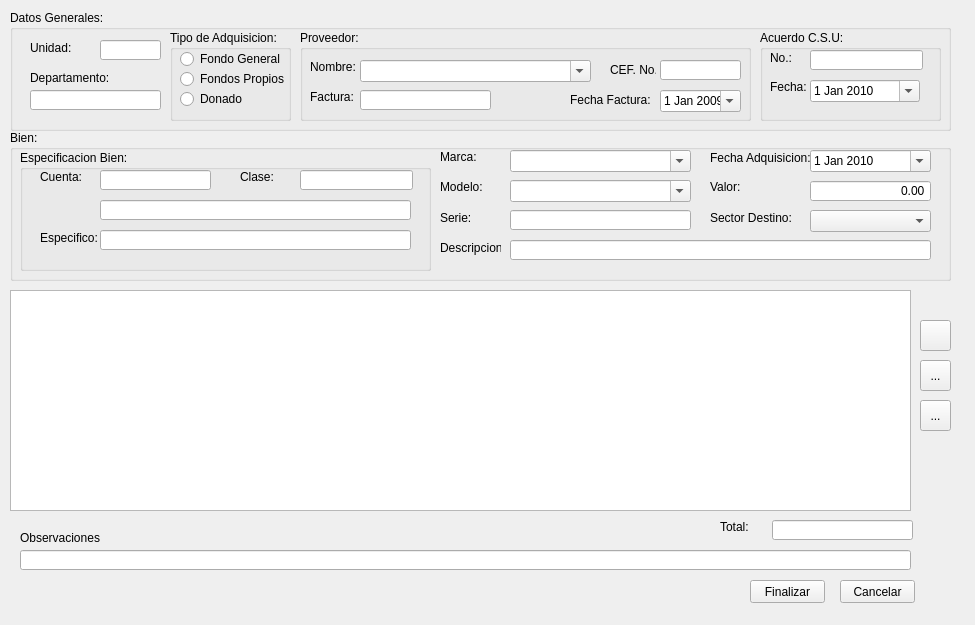
<?xml version="1.0" encoding="UTF-8"?>
<ui version="4.0">
 <class>ingresoBienes</class>
 <widget class="QWidget" name="ingresoBienes">
  <property name="windowModality">
   <enum>Qt::ApplicationModal</enum>
  </property>
  <property name="geometry">
   <rect>
    <x>0</x>
    <y>0</y>
    <width>975</width>
    <height>625</height>
   </rect>
  </property>
  <property name="maximumSize">
   <size>
    <width>975</width>
    <height>625</height>
   </size>
  </property>
  <property name="windowTitle">
   <string>Ingreso de Bienes al Inventario de Activo Fijo</string>
  </property>
  <property name="windowIcon">
   <iconset resource="../ContablesPrincipal.qrc">
    <normaloff>:/images/ico_alpha_RegistryDefrag_32x32.png</normaloff>:/images/ico_alpha_RegistryDefrag_32x32.png</iconset>
  </property>
  <widget class="QGroupBox" name="groupBox_3">
   <property name="geometry">
    <rect>
     <x>10</x>
     <y>10</y>
     <width>941</width>
     <height>121</height>
    </rect>
   </property>
   <property name="title">
    <string>Datos Generales: </string>
   </property>
   <widget class="QLabel" name="label_4">
    <property name="geometry">
     <rect>
      <x>20</x>
      <y>30</y>
      <width>61</width>
      <height>16</height>
     </rect>
    </property>
    <property name="text">
     <string>Unidad: </string>
    </property>
   </widget>
   <widget class="QLineEdit" name="nombreUnidad">
    <property name="geometry">
     <rect>
      <x>90</x>
      <y>30</y>
      <width>61</width>
      <height>20</height>
     </rect>
    </property>
    <property name="readOnly">
     <bool>true</bool>
    </property>
   </widget>
   <widget class="QLabel" name="label_5">
    <property name="geometry">
     <rect>
      <x>20</x>
      <y>60</y>
      <width>91</width>
      <height>16</height>
     </rect>
    </property>
    <property name="text">
     <string>Departamento:</string>
    </property>
   </widget>
   <widget class="QLineEdit" name="nombreDpto">
    <property name="geometry">
     <rect>
      <x>20</x>
      <y>80</y>
      <width>131</width>
      <height>20</height>
     </rect>
    </property>
    <property name="maxLength">
     <number>100</number>
    </property>
    <property name="readOnly">
     <bool>true</bool>
    </property>
   </widget>
   <widget class="QGroupBox" name="groupBox">
    <property name="geometry">
     <rect>
      <x>160</x>
      <y>20</y>
      <width>121</width>
      <height>91</height>
     </rect>
    </property>
    <property name="title">
     <string>Tipo de Adquisicion:</string>
    </property>
    <widget class="QRadioButton" name="fondoGeneral">
     <property name="geometry">
      <rect>
       <x>10</x>
       <y>20</y>
       <width>121</width>
       <height>18</height>
      </rect>
     </property>
     <property name="text">
      <string>Fondo General</string>
     </property>
    </widget>
    <widget class="QRadioButton" name="fondosPropios">
     <property name="geometry">
      <rect>
       <x>10</x>
       <y>40</y>
       <width>111</width>
       <height>18</height>
      </rect>
     </property>
     <property name="text">
      <string>Fondos Propios</string>
     </property>
    </widget>
    <widget class="QRadioButton" name="donado">
     <property name="geometry">
      <rect>
       <x>10</x>
       <y>60</y>
       <width>84</width>
       <height>18</height>
      </rect>
     </property>
     <property name="text">
      <string>Donado</string>
     </property>
    </widget>
   </widget>
   <widget class="QGroupBox" name="groupBox_2">
    <property name="geometry">
     <rect>
      <x>290</x>
      <y>20</y>
      <width>451</width>
      <height>91</height>
     </rect>
    </property>
    <property name="title">
     <string>Proveedor: </string>
    </property>
    <widget class="QLabel" name="label">
     <property name="geometry">
      <rect>
       <x>10</x>
       <y>30</y>
       <width>46</width>
       <height>14</height>
      </rect>
     </property>
     <property name="text">
      <string>Nombre:</string>
     </property>
    </widget>
    <widget class="QLabel" name="label_2">
     <property name="geometry">
      <rect>
       <x>10</x>
       <y>60</y>
       <width>46</width>
       <height>14</height>
      </rect>
     </property>
     <property name="text">
      <string>Factura: </string>
     </property>
    </widget>
    <widget class="QLineEdit" name="noFactura">
     <property name="geometry">
      <rect>
       <x>60</x>
       <y>60</y>
       <width>131</width>
       <height>20</height>
      </rect>
     </property>
     <property name="maxLength">
      <number>20</number>
     </property>
    </widget>
    <widget class="QLabel" name="label_3">
     <property name="geometry">
      <rect>
       <x>270</x>
       <y>60</y>
       <width>81</width>
       <height>20</height>
      </rect>
     </property>
     <property name="text">
      <string>Fecha Factura:</string>
     </property>
    </widget>
    <widget class="QDateEdit" name="fechaFactura">
     <property name="geometry">
      <rect>
       <x>360</x>
       <y>60</y>
       <width>81</width>
       <height>22</height>
      </rect>
     </property>
     <property name="calendarPopup">
      <bool>true</bool>
     </property>
     <property name="date">
      <date>
       <year>2009</year>
       <month>1</month>
       <day>1</day>
      </date>
     </property>
    </widget>
    <widget class="QLabel" name="label_20">
     <property name="geometry">
      <rect>
       <x>310</x>
       <y>30</y>
       <width>46</width>
       <height>20</height>
      </rect>
     </property>
     <property name="text">
      <string>CEF. No.:</string>
     </property>
    </widget>
    <widget class="QLineEdit" name="CEF">
     <property name="geometry">
      <rect>
       <x>360</x>
       <y>30</y>
       <width>81</width>
       <height>20</height>
      </rect>
     </property>
     <property name="maxLength">
      <number>8</number>
     </property>
    </widget>
    <widget class="QComboBox" name="nombreProveedor">
     <property name="geometry">
      <rect>
       <x>60</x>
       <y>30</y>
       <width>231</width>
       <height>22</height>
      </rect>
     </property>
     <property name="editable">
      <bool>true</bool>
     </property>
    </widget>
   </widget>
   <widget class="QGroupBox" name="groupBox_4">
    <property name="geometry">
     <rect>
      <x>750</x>
      <y>20</y>
      <width>181</width>
      <height>91</height>
     </rect>
    </property>
    <property name="title">
     <string>Acuerdo C.S.U: </string>
    </property>
    <widget class="QLabel" name="label_6">
     <property name="geometry">
      <rect>
       <x>10</x>
       <y>20</y>
       <width>31</width>
       <height>16</height>
      </rect>
     </property>
     <property name="text">
      <string>No.:</string>
     </property>
    </widget>
    <widget class="QLineEdit" name="numeroAcuerdoCSU">
     <property name="geometry">
      <rect>
       <x>50</x>
       <y>20</y>
       <width>113</width>
       <height>20</height>
      </rect>
     </property>
     <property name="maxLength">
      <number>15</number>
     </property>
    </widget>
    <widget class="QLabel" name="label_7">
     <property name="geometry">
      <rect>
       <x>10</x>
       <y>50</y>
       <width>46</width>
       <height>14</height>
      </rect>
     </property>
     <property name="text">
      <string>Fecha:</string>
     </property>
    </widget>
    <widget class="QDateEdit" name="fechaAcuerdo">
     <property name="geometry">
      <rect>
       <x>50</x>
       <y>50</y>
       <width>110</width>
       <height>22</height>
      </rect>
     </property>
     <property name="calendarPopup">
      <bool>true</bool>
     </property>
     <property name="date">
      <date>
       <year>2010</year>
       <month>1</month>
       <day>1</day>
      </date>
     </property>
    </widget>
   </widget>
  </widget>
  <widget class="QGroupBox" name="groupBox_5">
   <property name="geometry">
    <rect>
     <x>10</x>
     <y>130</y>
     <width>941</width>
     <height>151</height>
    </rect>
   </property>
   <property name="title">
    <string>Bien:</string>
   </property>
   <widget class="QGroupBox" name="groupBox_6">
    <property name="geometry">
     <rect>
      <x>10</x>
      <y>20</y>
      <width>411</width>
      <height>121</height>
     </rect>
    </property>
    <property name="title">
     <string>Especificacion Bien:</string>
    </property>
    <widget class="QLabel" name="label_8">
     <property name="geometry">
      <rect>
       <x>20</x>
       <y>20</y>
       <width>46</width>
       <height>14</height>
      </rect>
     </property>
     <property name="text">
      <string>Cuenta: </string>
     </property>
    </widget>
    <widget class="QLabel" name="label_9">
     <property name="geometry">
      <rect>
       <x>220</x>
       <y>20</y>
       <width>46</width>
       <height>14</height>
      </rect>
     </property>
     <property name="text">
      <string>Clase:</string>
     </property>
    </widget>
    <widget class="QLineEdit" name="numeroCuenta">
     <property name="geometry">
      <rect>
       <x>80</x>
       <y>20</y>
       <width>111</width>
       <height>20</height>
      </rect>
     </property>
    </widget>
    <widget class="QLineEdit" name="nombreClase">
     <property name="geometry">
      <rect>
       <x>280</x>
       <y>20</y>
       <width>113</width>
       <height>20</height>
      </rect>
     </property>
     <property name="maxLength">
      <number>3</number>
     </property>
    </widget>
    <widget class="QLineEdit" name="cuentaAsignada">
     <property name="geometry">
      <rect>
       <x>80</x>
       <y>50</y>
       <width>311</width>
       <height>20</height>
      </rect>
     </property>
     <property name="readOnly">
      <bool>true</bool>
     </property>
    </widget>
    <widget class="QLabel" name="label_19">
     <property name="geometry">
      <rect>
       <x>20</x>
       <y>80</y>
       <width>61</width>
       <height>16</height>
      </rect>
     </property>
     <property name="text">
      <string>Especifico: </string>
     </property>
    </widget>
    <widget class="QLineEdit" name="nombreEspecifico">
     <property name="geometry">
      <rect>
       <x>80</x>
       <y>80</y>
       <width>311</width>
       <height>20</height>
      </rect>
     </property>
     <property name="readOnly">
      <bool>true</bool>
     </property>
    </widget>
   </widget>
   <widget class="QLabel" name="label_10">
    <property name="geometry">
     <rect>
      <x>430</x>
      <y>20</y>
      <width>46</width>
      <height>14</height>
     </rect>
    </property>
    <property name="text">
     <string>Marca:</string>
    </property>
   </widget>
   <widget class="QLabel" name="label_11">
    <property name="geometry">
     <rect>
      <x>430</x>
      <y>50</y>
      <width>46</width>
      <height>14</height>
     </rect>
    </property>
    <property name="text">
     <string>Modelo:</string>
    </property>
   </widget>
   <widget class="QComboBox" name="marca">
    <property name="geometry">
     <rect>
      <x>500</x>
      <y>20</y>
      <width>181</width>
      <height>22</height>
     </rect>
    </property>
    <property name="editable">
     <bool>true</bool>
    </property>
   </widget>
   <widget class="QComboBox" name="modelo">
    <property name="geometry">
     <rect>
      <x>500</x>
      <y>50</y>
      <width>181</width>
      <height>22</height>
     </rect>
    </property>
    <property name="editable">
     <bool>true</bool>
    </property>
   </widget>
   <widget class="QLabel" name="label_13">
    <property name="geometry">
     <rect>
      <x>430</x>
      <y>80</y>
      <width>41</width>
      <height>16</height>
     </rect>
    </property>
    <property name="text">
     <string>Serie:</string>
    </property>
   </widget>
   <widget class="QLineEdit" name="serie">
    <property name="geometry">
     <rect>
      <x>500</x>
      <y>80</y>
      <width>181</width>
      <height>20</height>
     </rect>
    </property>
    <property name="maxLength">
     <number>25</number>
    </property>
   </widget>
   <widget class="QLabel" name="label_14">
    <property name="geometry">
     <rect>
      <x>700</x>
      <y>20</y>
      <width>101</width>
      <height>16</height>
     </rect>
    </property>
    <property name="text">
     <string>Fecha Adquisicion:</string>
    </property>
   </widget>
   <widget class="QDateEdit" name="fechaAdquisicion">
    <property name="geometry">
     <rect>
      <x>800</x>
      <y>20</y>
      <width>121</width>
      <height>22</height>
     </rect>
    </property>
    <property name="calendarPopup">
     <bool>true</bool>
    </property>
    <property name="date">
     <date>
      <year>2010</year>
      <month>1</month>
      <day>1</day>
     </date>
    </property>
   </widget>
   <widget class="QLabel" name="label_15">
    <property name="geometry">
     <rect>
      <x>700</x>
      <y>50</y>
      <width>46</width>
      <height>14</height>
     </rect>
    </property>
    <property name="text">
     <string>Valor:</string>
    </property>
   </widget>
   <widget class="QDoubleSpinBox" name="valorBien">
    <property name="geometry">
     <rect>
      <x>800</x>
      <y>50</y>
      <width>121</width>
      <height>22</height>
     </rect>
    </property>
    <property name="locale">
     <locale language="Spanish" country="ElSalvador"/>
    </property>
    <property name="wrapping">
     <bool>false</bool>
    </property>
    <property name="frame">
     <bool>true</bool>
    </property>
    <property name="alignment">
     <set>Qt::AlignRight|Qt::AlignTrailing|Qt::AlignVCenter</set>
    </property>
    <property name="buttonSymbols">
     <enum>QAbstractSpinBox::NoButtons</enum>
    </property>
    <property name="specialValueText">
     <string/>
    </property>
    <property name="keyboardTracking">
     <bool>true</bool>
    </property>
    <property name="maximum">
     <double>10000000.000000000000000</double>
    </property>
   </widget>
   <widget class="QLabel" name="label_18">
    <property name="geometry">
     <rect>
      <x>700</x>
      <y>80</y>
      <width>81</width>
      <height>16</height>
     </rect>
    </property>
    <property name="text">
     <string>Sector Destino:</string>
    </property>
   </widget>
   <widget class="QComboBox" name="sectorDestino">
    <property name="geometry">
     <rect>
      <x>800</x>
      <y>80</y>
      <width>121</width>
      <height>22</height>
     </rect>
    </property>
   </widget>
   <widget class="QLineEdit" name="descripcion">
    <property name="geometry">
     <rect>
      <x>500</x>
      <y>110</y>
      <width>421</width>
      <height>20</height>
     </rect>
    </property>
    <property name="readOnly">
     <bool>true</bool>
    </property>
   </widget>
   <widget class="QLabel" name="label_12">
    <property name="geometry">
     <rect>
      <x>430</x>
      <y>110</y>
      <width>61</width>
      <height>16</height>
     </rect>
    </property>
    <property name="text">
     <string>Descripcion:</string>
    </property>
   </widget>
  </widget>
  <widget class="QToolButton" name="botonAgregarBien">
   <property name="geometry">
    <rect>
     <x>920</x>
     <y>320</y>
     <width>31</width>
     <height>31</height>
    </rect>
   </property>
   <property name="toolTip">
    <string>Agregar Bien</string>
   </property>
   <property name="text">
    <string/>
   </property>
   <property name="icon">
    <iconset resource="../ContablesPrincipal.qrc">
     <normaloff>:/iconos/mas.png</normaloff>:/iconos/mas.png</iconset>
   </property>
  </widget>
  <widget class="QToolButton" name="botonEliminarBien">
   <property name="geometry">
    <rect>
     <x>920</x>
     <y>360</y>
     <width>31</width>
     <height>31</height>
    </rect>
   </property>
   <property name="toolTip">
    <string>Eliminar Bien</string>
   </property>
   <property name="text">
    <string>...</string>
   </property>
   <property name="icon">
    <iconset resource="../ContablesPrincipal.qrc">
     <normaloff>:/iconos/menos.png</normaloff>:/iconos/menos.png</iconset>
   </property>
  </widget>
  <widget class="QPushButton" name="finalizarTransaccion">
   <property name="geometry">
    <rect>
     <x>750</x>
     <y>580</y>
     <width>75</width>
     <height>23</height>
    </rect>
   </property>
   <property name="text">
    <string>Finalizar</string>
   </property>
  </widget>
  <widget class="QPushButton" name="pushButton_2">
   <property name="geometry">
    <rect>
     <x>840</x>
     <y>580</y>
     <width>75</width>
     <height>23</height>
    </rect>
   </property>
   <property name="text">
    <string>Cancelar</string>
   </property>
  </widget>
  <widget class="QToolButton" name="nuevoBien">
   <property name="geometry">
    <rect>
     <x>920</x>
     <y>400</y>
     <width>31</width>
     <height>31</height>
    </rect>
   </property>
   <property name="toolTip">
    <string>Nuevo Bien</string>
   </property>
   <property name="text">
    <string>...</string>
   </property>
   <property name="icon">
    <iconset resource="../ContablesPrincipal.qrc">
     <normaloff>:/iconos/filenew.png</normaloff>:/iconos/filenew.png</iconset>
   </property>
  </widget>
  <widget class="QLineEdit" name="observaciones">
   <property name="geometry">
    <rect>
     <x>20</x>
     <y>550</y>
     <width>891</width>
     <height>20</height>
    </rect>
   </property>
   <property name="maxLength">
    <number>148</number>
   </property>
  </widget>
  <widget class="QLineEdit" name="totalIngreso">
   <property name="geometry">
    <rect>
     <x>772</x>
     <y>520</y>
     <width>141</width>
     <height>20</height>
    </rect>
   </property>
   <property name="readOnly">
    <bool>true</bool>
   </property>
  </widget>
  <widget class="QLabel" name="label_16">
   <property name="geometry">
    <rect>
     <x>720</x>
     <y>520</y>
     <width>46</width>
     <height>14</height>
    </rect>
   </property>
   <property name="text">
    <string>Total:</string>
   </property>
  </widget>
  <widget class="QLabel" name="label_17">
   <property name="geometry">
    <rect>
     <x>20</x>
     <y>530</y>
     <width>81</width>
     <height>16</height>
    </rect>
   </property>
   <property name="text">
    <string>Observaciones:</string>
   </property>
  </widget>
  <widget class="QTableWidget" name="tablaBienes">
   <property name="geometry">
    <rect>
     <x>10</x>
     <y>290</y>
     <width>901</width>
     <height>221</height>
    </rect>
   </property>
  </widget>
 </widget>
 <tabstops>
  <tabstop>nombreUnidad</tabstop>
  <tabstop>fondoGeneral</tabstop>
  <tabstop>fondosPropios</tabstop>
  <tabstop>donado</tabstop>
  <tabstop>noFactura</tabstop>
  <tabstop>CEF</tabstop>
  <tabstop>fechaFactura</tabstop>
  <tabstop>numeroAcuerdoCSU</tabstop>
  <tabstop>fechaAcuerdo</tabstop>
  <tabstop>numeroCuenta</tabstop>
  <tabstop>nombreClase</tabstop>
  <tabstop>marca</tabstop>
  <tabstop>modelo</tabstop>
  <tabstop>serie</tabstop>
  <tabstop>descripcion</tabstop>
  <tabstop>fechaAdquisicion</tabstop>
  <tabstop>valorBien</tabstop>
  <tabstop>sectorDestino</tabstop>
  <tabstop>botonAgregarBien</tabstop>
  <tabstop>botonEliminarBien</tabstop>
  <tabstop>nuevoBien</tabstop>
  <tabstop>observaciones</tabstop>
  <tabstop>finalizarTransaccion</tabstop>
  <tabstop>pushButton_2</tabstop>
  <tabstop>totalIngreso</tabstop>
  <tabstop>tablaBienes</tabstop>
  <tabstop>nombreEspecifico</tabstop>
  <tabstop>cuentaAsignada</tabstop>
  <tabstop>nombreDpto</tabstop>
 </tabstops>
 <resources>
  <include location="../ContablesPrincipal.qrc"/>
 </resources>
 <connections/>
</ui>
